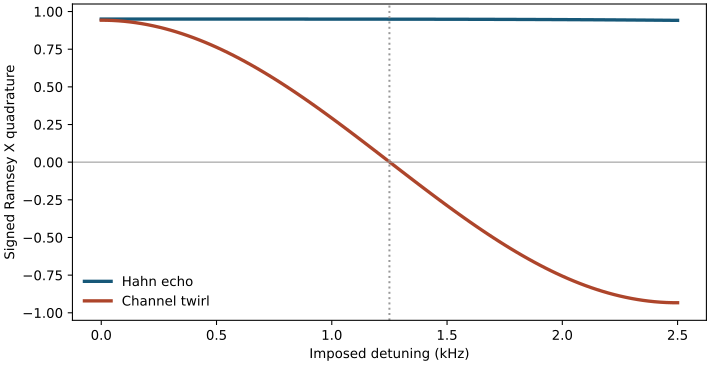

Generate this figure with Python:
"""Finite-pulse Bloch model. Run with Python 3, NumPy and Matplotlib."""
import numpy as np
import matplotlib.pyplot as plt
from numpy.polynomial.hermite import hermgauss

T = 200e-6                 # total free precession, seconds
RABI = 50e3                # nominal resonant Rabi frequency, Hz
AREA = 1.01                # actual / nominal Rabi frequency
JITTER = 100.0             # shot-static detuning rms, Hz
VIS = 0.95                 # independent common contrast factor
N = 2000                   # binary shots per quadrature per protocol
nodes, weights = hermgauss(24)
weights /= np.sqrt(np.pi)

def evolve(v, drive, offset, duration):
    field = np.array([drive, 0, offset])
    norm = np.linalg.norm(field)
    if norm == 0:
        return v
    axis = field / norm
    angle = 2*np.pi*norm*duration
    return (v*np.cos(angle) + np.cross(axis, v)*np.sin(angle)
            + axis*np.dot(axis,v)*(1-np.cos(angle)))

def sequence(offset, mode):
    v = np.array([1., 0., 0.])   # prepared +X; common readout defined in lab frame
    def pulse(v):
        return evolve(v, AREA*RABI, offset, 0.5/RABI)
    def free(v, t):
        return evolve(v, 0, offset, t)
    if mode == 'echo':
        # Closing X returns the toggling frame to the common analysis frame.
        return pulse(free(pulse(free(v,T/2)),T/2))
    if mode == 'X':
        return pulse(free(pulse(v),T))
    return free(v,T)

def predict(offset, mode):
    return VIS*sum(w*sequence(offset+np.sqrt(2)*JITTER*x,mode)
                   for x,w in zip(nodes,weights))

def signals(f):
    echo = predict(f,'echo')
    twirl = (predict(f,'I')+predict(f,'X'))/2
    return echo, twirl

if __name__ == '__main__':
    offsets = np.linspace(0,2500,101)
    results = np.array([signals(f) for f in offsets])
    for idx in [0,25,50,75,100]:
        print(offsets[idx],results[idx,:,:2].round(5))
    # Check the zero-duration-pulse limit at finite rotation angle.
    previous = (RABI, AREA, JITTER, VIS)
    RABI, AREA, JITTER, VIS = 1e12, 1., 0., 1.
    for f in [0,625,1250,1875,2500]:
        e,t = signals(f)
        assert np.allclose([*e[:2],*t[:2]],[1,0,np.cos(2*np.pi*f*T),0],atol=1e-7)
    RABI, AREA, JITTER, VIS = previous
    fig, ax = plt.subplots(figsize=(7.4,3.8),layout='constrained')
    for i,label,color in [(0,'Hahn echo','#175878'),(1,'Channel twirl','#ad452b')]:
        ax.plot(offsets/1000,results[:,i,0],color=color,lw=2.5,label=label)
    ax.axhline(0,color='0.6',lw=0.8)
    ax.axvline(1.25,color='0.6',ls=':')
    ax.set(xlabel='Imposed detuning (kHz)',ylabel='Signed Ramsey X quadrature',ylim=(-1.05,1.05))
    ax.legend(frameon=False)
    fig.savefig('echo_twirl.svg')
